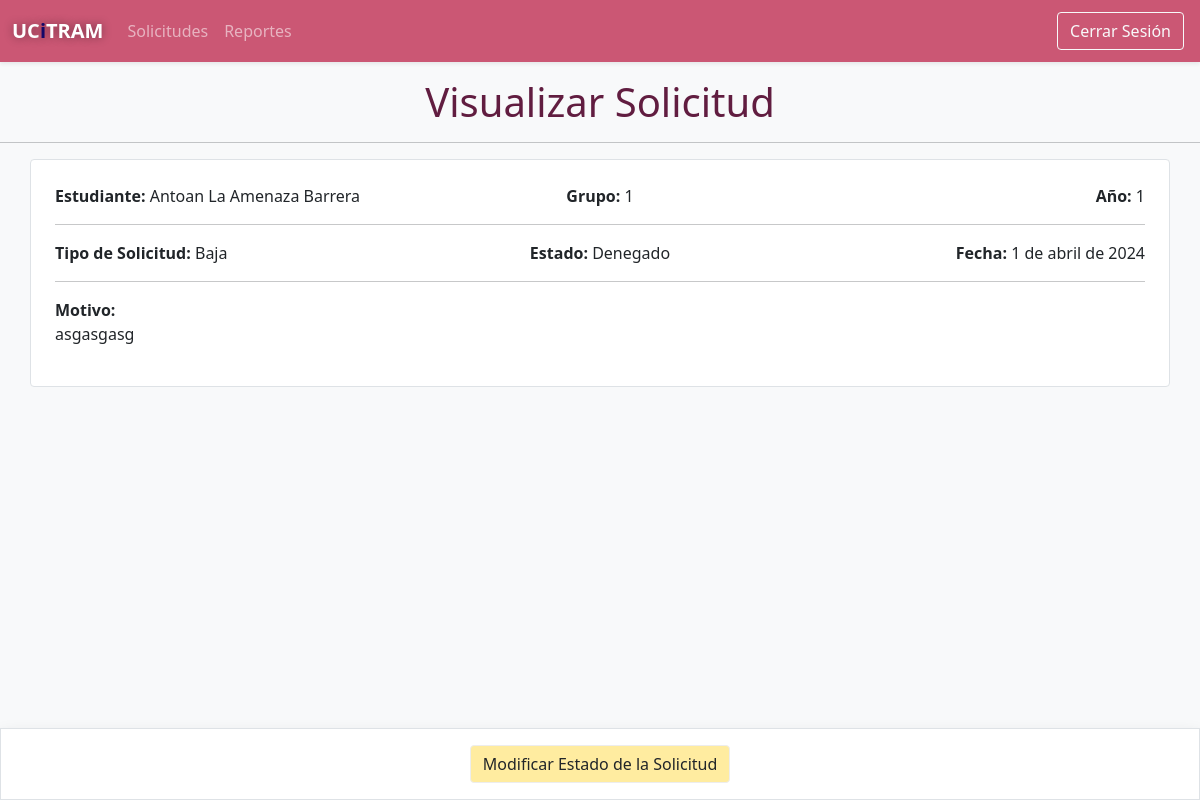
The app's page /decano/solicitudes/10/ with its own data.
### app/models.py (models this page shows)
class Solicitud(models.Model):
  tipo_opciones = [
    ('Baja', 'Baja'),
    ('Continuidad de Estudios', 'Continuidad de Estudios'),
    ('Licencia', 'Licencia'),
    ('Traslado', 'Traslado'),
    ]
  estado_opciones = [
    ('Aprobado','Aprobado'),
    ('Denegado','Denegado'),
  ]
  tipo = models.CharField(max_length = 255, null = 0, blank = 0, choices = tipo_opciones, default = 'Baja')
  motivo = models.TextField(blank = 0, null = 0)
  fecha = models.DateField(default = timezone.now)
  estado = models.CharField(max_length = 50, choices = estado_opciones, default = 'Pendiente')
  estudiante = models.ForeignKey(Estudiante, on_delete = models.CASCADE)
  class Meta:
    verbose_name = 'Solicitud'
    verbose_name_plural = 'Solicitudes'
    db_table = 'solicitudes'

class Usuario(models.Model):
  usuario = models.OneToOneField(User, on_delete = models.CASCADE, primary_key = 1)
  rol = models.CharField(max_length = 20, blank = 0, null = 0)
  class Meta:
    verbose_name = 'Usuario'
    verbose_name_plural = 'Usuarios'
    db_table = 'usuario'

class Estudiante(Usuario):
  grupo = models.CharField(max_length = 20, null = 0, blank = 0)
  anno = models.IntegerField(default = 1)
  class Meta:
    verbose_name = 'Estudiante'
    verbose_name_plural = 'Estudiantes'
    db_table = 'estudiantes'

class Usuario(models.Model):
  usuario = models.OneToOneField(User, on_delete = models.CASCADE, primary_key = 1)
  rol = models.CharField(max_length = 20, blank = 0, null = 0)
  class Meta:
    verbose_name = 'Usuario'
    verbose_name_plural = 'Usuarios'
    db_table = 'usuario'

### app/views/decano/views.py (the view)
# urls.py: path('solicitudes/<int:pk>/', VisuzalizarSolicitud.as_view(), name='visualizar_solicitud_decano'),
class VisuzalizarSolicitud(DetailView):
  rol = 'decano'
  model = Solicitud
  template_name = 'decano/solicitudes/visualizar_solicitud.html'
  context_object_name = 'solicitud'

### templates/decano/solicitudes/visualizar_solicitud.html (shortened to what this page needs)
{% extends "layout/base_decano.html" %}
{% load static %}
{% block 'sub-estilos' %}
<link rel="stylesheet" href="{% static 'css/botones.css' %}">
{% endblock %}
{% block 'contenido' %}
<div class="text-center mt-3">
  <h1>Visualizar Solicitud</h1>
</div>
<hr>
<div class="container bg-white border rounded p-4">
  <div class="row">
    <div class="col-sm-4">
      <span class='fw-bold'>Estudiante:</span>
      {{solicitud.estudiante.usuario.first_name}}
      {{solicitud.estudiante.usuario.last_name}}
    </div>
    <div class="col-sm-4 text-sm-center">
      <span class='fw-bold'>Grupo:</span>
      {{solicitud.estudiante.grupo}}
    </div>
    <div class="col-sm-4 text-sm-end">
      <span class='fw-bold'>Año:</span>
      {{solicitud.estudiante.anno}}
    </div>
  </div>
  <hr>
  <div class="row">
    <div class="col-sm-4">
      <span class='fw-bold'>Tipo de Solicitud:</span> {{solicitud.tipo}}
    </div>
    <div class="col-sm-4 text-sm-center">
      <span class='fw-bold'>Estado:</span> {{solicitud.estado}}
    </div>
    <div class="col-sm-4 text-sm-end">
      <span class='fw-bold'>Fecha:</span> {{solicitud.fecha}}
    </div>
  </div>
  <hr>
  <div class='mt'>
    <span class='fw-bold'>Motivo:</span>
    <p>{{solicitud.motivo}}</p>
  </div>
</div>
<div class="mt-5 p-4"></div>
<div class="fixed-bottom d-flex p-3 justify-content-around bg-white border shadow">
  <a href="{% url 'modificar_estado_solicitud' solicitud.pk %}" class="btn btn-modificar">Modificar Estado de la Solicitud</a>
</div>
{% endblock %}

### static/css/decano/decano.css (style rules this page uses)
:root { --color-bg: rgb(203, 87, 116); --color-bg-dark: rgb(158, 73, 114); --color-bg-darker: rgb(97, 29, 64); --color-outline: rgba(203, 87, 124, 0.545); --border-color-gray: #e3e3e3; --down-transparent: #5e293df6; }
h1 { color: var(--color-bg-darker); }

### static/css/botones.css (style rules this page uses)
.btn-modificar { background: #ffeca0; border: .8px solid #ededed; }

### records on screen
Solicitud: estudiante.usuario.first_name "Antoan", estudiante.usuario.last_name "La Amenaza Barrera", estudiante.grupo "1", estudiante.anno "1", tipo "Baja", estado "Denegado", fecha "1 de abril de 2024", motivo "asgasgasg"
